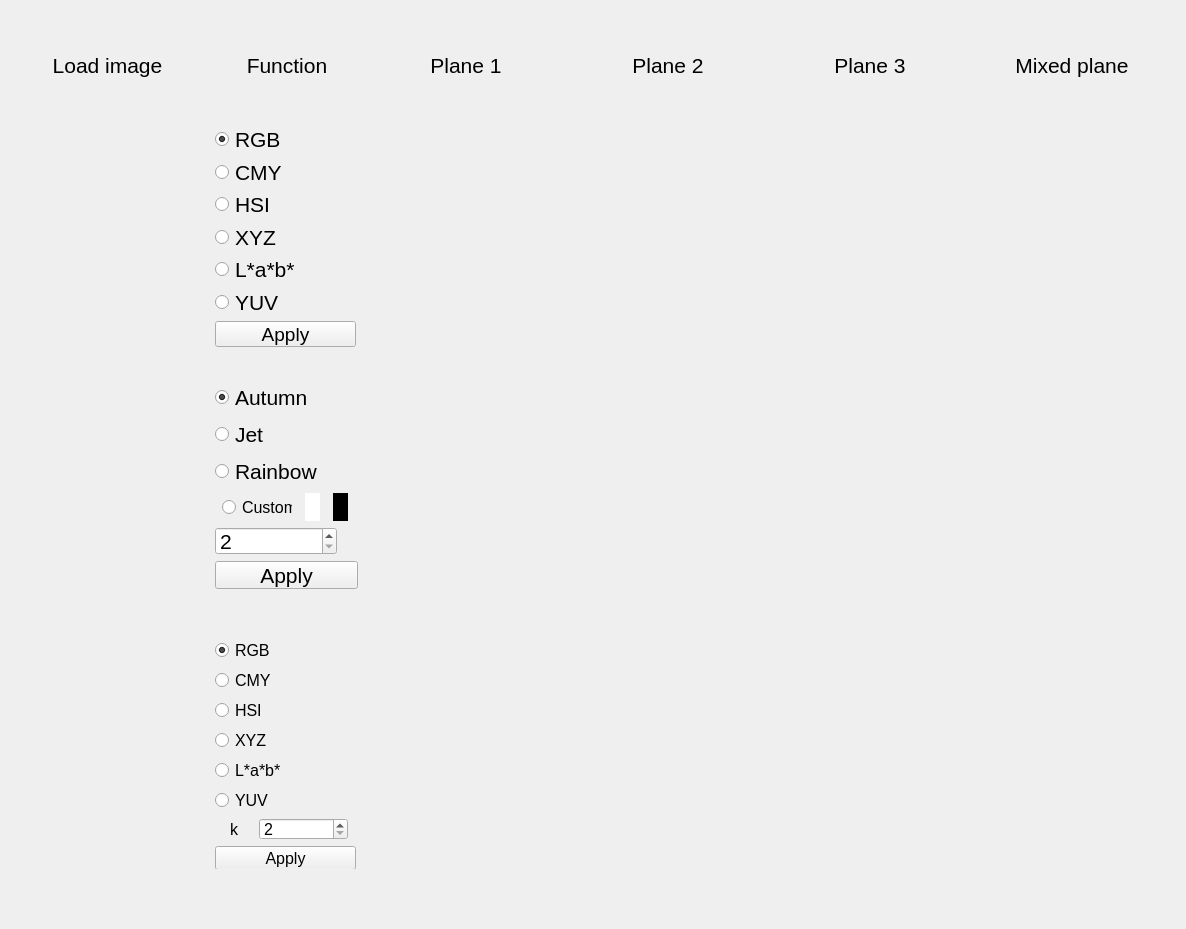
<?xml version="1.0" encoding="UTF-8"?>
<ui version="4.0">
 <class>MainWindow</class>
 <widget class="QMainWindow" name="MainWindow">
  <property name="geometry">
   <rect>
    <x>0</x>
    <y>0</y>
    <width>1186</width>
    <height>929</height>
   </rect>
  </property>
  <property name="windowTitle">
   <string>MainWindow</string>
  </property>
  <widget class="QWidget" name="centralwidget">
   <layout class="QVBoxLayout" name="verticalLayout_2">
    <item>
     <layout class="QVBoxLayout" name="verticalLayout">
      <item>
       <layout class="QHBoxLayout" name="horizontalLayout_3" stretch="0">
        <property name="sizeConstraint">
         <enum>QLayout::SetMinimumSize</enum>
        </property>
        <item>
         <widget class="QWidget" name="widget_6" native="true">
          <property name="sizePolicy">
           <sizepolicy hsizetype="Preferred" vsizetype="Preferred">
            <horstretch>0</horstretch>
            <verstretch>0</verstretch>
           </sizepolicy>
          </property>
          <property name="maximumSize">
           <size>
            <width>16777215</width>
            <height>80</height>
           </size>
          </property>
          <widget class="QWidget" name="layoutWidget">
           <property name="geometry">
            <rect>
             <x>0</x>
             <y>0</y>
             <width>1161</width>
             <height>51</height>
            </rect>
           </property>
           <layout class="QHBoxLayout" name="horizontalLayout_4">
            <item>
             <widget class="QLabel" name="label">
              <property name="maximumSize">
               <size>
                <width>200</width>
                <height>16777215</height>
               </size>
              </property>
              <property name="font">
               <font>
                <family>Arial</family>
                <pointsize>16</pointsize>
               </font>
              </property>
              <property name="text">
               <string>Load image</string>
              </property>
              <property name="alignment">
               <set>Qt::AlignCenter</set>
              </property>
             </widget>
            </item>
            <item>
             <widget class="QLabel" name="label_2">
              <property name="maximumSize">
               <size>
                <width>150</width>
                <height>16777215</height>
               </size>
              </property>
              <property name="font">
               <font>
                <family>Arial</family>
                <pointsize>16</pointsize>
               </font>
              </property>
              <property name="text">
               <string>Function</string>
              </property>
              <property name="alignment">
               <set>Qt::AlignCenter</set>
              </property>
             </widget>
            </item>
            <item>
             <widget class="QLabel" name="plane_1_label">
              <property name="maximumSize">
               <size>
                <width>196</width>
                <height>16777215</height>
               </size>
              </property>
              <property name="font">
               <font>
                <family>Arial</family>
                <pointsize>16</pointsize>
               </font>
              </property>
              <property name="text">
               <string>Plane 1</string>
              </property>
              <property name="alignment">
               <set>Qt::AlignCenter</set>
              </property>
             </widget>
            </item>
            <item>
             <widget class="QLabel" name="plane_2_label">
              <property name="maximumSize">
               <size>
                <width>196</width>
                <height>16777215</height>
               </size>
              </property>
              <property name="font">
               <font>
                <family>Arial</family>
                <pointsize>16</pointsize>
               </font>
              </property>
              <property name="text">
               <string>Plane 2</string>
              </property>
              <property name="alignment">
               <set>Qt::AlignCenter</set>
              </property>
             </widget>
            </item>
            <item>
             <widget class="QLabel" name="plane_3_label">
              <property name="maximumSize">
               <size>
                <width>196</width>
                <height>16777215</height>
               </size>
              </property>
              <property name="font">
               <font>
                <family>Arial</family>
                <pointsize>16</pointsize>
               </font>
              </property>
              <property name="text">
               <string>Plane 3</string>
              </property>
              <property name="alignment">
               <set>Qt::AlignCenter</set>
              </property>
             </widget>
            </item>
            <item>
             <widget class="QLabel" name="mixed_plane_label">
              <property name="maximumSize">
               <size>
                <width>196</width>
                <height>16777215</height>
               </size>
              </property>
              <property name="font">
               <font>
                <family>Arial</family>
                <pointsize>16</pointsize>
               </font>
              </property>
              <property name="text">
               <string>Mixed plane</string>
              </property>
              <property name="alignment">
               <set>Qt::AlignCenter</set>
              </property>
             </widget>
            </item>
           </layout>
          </widget>
         </widget>
        </item>
       </layout>
      </item>
      <item>
       <layout class="QHBoxLayout" name="horizontalLayout">
        <item>
         <widget class="MplCanvas" name="raw" native="true">
          <property name="sizePolicy">
           <sizepolicy hsizetype="Preferred" vsizetype="Preferred">
            <horstretch>0</horstretch>
            <verstretch>0</verstretch>
           </sizepolicy>
          </property>
          <property name="maximumSize">
           <size>
            <width>200</width>
            <height>250</height>
           </size>
          </property>
          <property name="cursor">
           <cursorShape>PointingHandCursor</cursorShape>
          </property>
         </widget>
        </item>
        <item>
         <widget class="QWidget" name="widget_4" native="true">
          <property name="maximumSize">
           <size>
            <width>149</width>
            <height>250</height>
           </size>
          </property>
          <widget class="QWidget" name="layoutWidget">
           <property name="geometry">
            <rect>
             <x>0</x>
             <y>0</y>
             <width>141</width>
             <height>221</height>
            </rect>
           </property>
           <layout class="QVBoxLayout" name="verticalLayout_3">
            <item>
             <widget class="QRadioButton" name="rgbBtn">
              <property name="font">
               <font>
                <family>Arial</family>
                <pointsize>16</pointsize>
               </font>
              </property>
              <property name="text">
               <string>RGB</string>
              </property>
              <property name="checked">
               <bool>true</bool>
              </property>
              <attribute name="buttonGroup">
               <string notr="true">plane_btns</string>
              </attribute>
             </widget>
            </item>
            <item>
             <widget class="QRadioButton" name="cmyBtn">
              <property name="font">
               <font>
                <family>Arial</family>
                <pointsize>16</pointsize>
               </font>
              </property>
              <property name="text">
               <string>CMY</string>
              </property>
              <attribute name="buttonGroup">
               <string notr="true">plane_btns</string>
              </attribute>
             </widget>
            </item>
            <item>
             <widget class="QRadioButton" name="hsiBtn">
              <property name="font">
               <font>
                <family>Arial</family>
                <pointsize>16</pointsize>
               </font>
              </property>
              <property name="text">
               <string>HSI</string>
              </property>
              <attribute name="buttonGroup">
               <string notr="true">plane_btns</string>
              </attribute>
             </widget>
            </item>
            <item>
             <widget class="QRadioButton" name="xyzBtn">
              <property name="font">
               <font>
                <family>Arial</family>
                <pointsize>16</pointsize>
               </font>
              </property>
              <property name="text">
               <string>XYZ</string>
              </property>
              <attribute name="buttonGroup">
               <string notr="true">plane_btns</string>
              </attribute>
             </widget>
            </item>
            <item>
             <widget class="QRadioButton" name="labBtn">
              <property name="font">
               <font>
                <family>Arial</family>
                <pointsize>16</pointsize>
               </font>
              </property>
              <property name="text">
               <string>L*a*b*</string>
              </property>
              <attribute name="buttonGroup">
               <string notr="true">plane_btns</string>
              </attribute>
             </widget>
            </item>
            <item>
             <widget class="QRadioButton" name="yuvBtn">
              <property name="font">
               <font>
                <family>Arial</family>
                <pointsize>16</pointsize>
               </font>
              </property>
              <property name="text">
               <string>YUV</string>
              </property>
              <attribute name="buttonGroup">
               <string notr="true">plane_btns</string>
              </attribute>
             </widget>
            </item>
            <item>
             <widget class="QPushButton" name="apply_1">
              <property name="font">
               <font>
                <family>Arial</family>
                <pointsize>14</pointsize>
               </font>
              </property>
              <property name="text">
               <string>Apply</string>
              </property>
             </widget>
            </item>
           </layout>
          </widget>
         </widget>
        </item>
        <item>
         <widget class="MplCanvas" name="plane1" native="true">
          <property name="sizePolicy">
           <sizepolicy hsizetype="Preferred" vsizetype="Preferred">
            <horstretch>0</horstretch>
            <verstretch>0</verstretch>
           </sizepolicy>
          </property>
          <property name="maximumSize">
           <size>
            <width>196</width>
            <height>250</height>
           </size>
          </property>
          <property name="cursor">
           <cursorShape>PointingHandCursor</cursorShape>
          </property>
         </widget>
        </item>
        <item>
         <widget class="MplCanvas" name="plane2" native="true">
          <property name="sizePolicy">
           <sizepolicy hsizetype="Preferred" vsizetype="Preferred">
            <horstretch>0</horstretch>
            <verstretch>0</verstretch>
           </sizepolicy>
          </property>
          <property name="maximumSize">
           <size>
            <width>196</width>
            <height>250</height>
           </size>
          </property>
          <property name="cursor">
           <cursorShape>PointingHandCursor</cursorShape>
          </property>
         </widget>
        </item>
        <item>
         <widget class="MplCanvas" name="plane3" native="true">
          <property name="sizePolicy">
           <sizepolicy hsizetype="Preferred" vsizetype="Preferred">
            <horstretch>0</horstretch>
            <verstretch>0</verstretch>
           </sizepolicy>
          </property>
          <property name="maximumSize">
           <size>
            <width>196</width>
            <height>250</height>
           </size>
          </property>
          <property name="cursor">
           <cursorShape>PointingHandCursor</cursorShape>
          </property>
         </widget>
        </item>
        <item>
         <widget class="MplCanvas" name="mixed_plane" native="true">
          <property name="sizePolicy">
           <sizepolicy hsizetype="Preferred" vsizetype="Preferred">
            <horstretch>0</horstretch>
            <verstretch>0</verstretch>
           </sizepolicy>
          </property>
          <property name="maximumSize">
           <size>
            <width>196</width>
            <height>250</height>
           </size>
          </property>
          <property name="cursor">
           <cursorShape>PointingHandCursor</cursorShape>
          </property>
         </widget>
        </item>
       </layout>
      </item>
      <item>
       <layout class="QHBoxLayout" name="horizontalLayout_8">
        <item>
         <widget class="MplCanvas" name="pseudo_processed" native="true">
          <property name="maximumSize">
           <size>
            <width>200</width>
            <height>250</height>
           </size>
          </property>
         </widget>
        </item>
        <item>
         <widget class="QWidget" name="widget_7" native="true">
          <property name="maximumSize">
           <size>
            <width>150</width>
            <height>16777215</height>
           </size>
          </property>
          <widget class="QWidget" name="layoutWidget_3">
           <property name="geometry">
            <rect>
             <x>0</x>
             <y>0</y>
             <width>143</width>
             <height>211</height>
            </rect>
           </property>
           <layout class="QVBoxLayout" name="verticalLayout_5">
            <item>
             <widget class="QRadioButton" name="autumn">
              <property name="font">
               <font>
                <family>Arial</family>
                <pointsize>16</pointsize>
               </font>
              </property>
              <property name="text">
               <string>Autumn</string>
              </property>
              <property name="checked">
               <bool>true</bool>
              </property>
              <attribute name="buttonGroup">
               <string notr="true">pseudo_group</string>
              </attribute>
             </widget>
            </item>
            <item>
             <widget class="QRadioButton" name="jet">
              <property name="font">
               <font>
                <family>Arial</family>
                <pointsize>16</pointsize>
               </font>
              </property>
              <property name="text">
               <string>Jet</string>
              </property>
              <attribute name="buttonGroup">
               <string notr="true">pseudo_group</string>
              </attribute>
             </widget>
            </item>
            <item>
             <widget class="QRadioButton" name="rainbow">
              <property name="font">
               <font>
                <family>Arial</family>
                <pointsize>16</pointsize>
               </font>
              </property>
              <property name="text">
               <string>Rainbow</string>
              </property>
              <attribute name="buttonGroup">
               <string notr="true">pseudo_group</string>
              </attribute>
             </widget>
            </item>
            <item>
             <layout class="QHBoxLayout" name="horizontalLayout_5">
              <item>
               <widget class="QRadioButton" name="radioButton">
                <property name="sizePolicy">
                 <sizepolicy hsizetype="Preferred" vsizetype="Preferred">
                  <horstretch>0</horstretch>
                  <verstretch>0</verstretch>
                 </sizepolicy>
                </property>
                <property name="maximumSize">
                 <size>
                  <width>70</width>
                  <height>28</height>
                 </size>
                </property>
                <property name="font">
                 <font>
                  <family>Arial</family>
                  <pointsize>12</pointsize>
                 </font>
                </property>
                <property name="text">
                 <string>Custom</string>
                </property>
                <attribute name="buttonGroup">
                 <string notr="true">pseudo_group</string>
                </attribute>
               </widget>
              </item>
              <item>
               <widget class="QWidget" name="color_widget_1" native="true">
                <property name="maximumSize">
                 <size>
                  <width>15</width>
                  <height>28</height>
                 </size>
                </property>
                <property name="styleSheet">
                 <string notr="true">background-color: rgb(255, 255, 255);</string>
                </property>
               </widget>
              </item>
              <item>
               <widget class="QWidget" name="color_widget_2" native="true">
                <property name="maximumSize">
                 <size>
                  <width>15</width>
                  <height>28</height>
                 </size>
                </property>
                <property name="styleSheet">
                 <string notr="true">background-color: rgb(0, 0, 0);</string>
                </property>
               </widget>
              </item>
             </layout>
            </item>
            <item>
             <widget class="QSpinBox" name="c_level">
              <property name="maximumSize">
               <size>
                <width>122</width>
                <height>28</height>
               </size>
              </property>
              <property name="font">
               <font>
                <family>Arial</family>
                <pointsize>16</pointsize>
               </font>
              </property>
              <property name="minimum">
               <number>2</number>
              </property>
              <property name="maximum">
               <number>5</number>
              </property>
              <property name="value">
               <number>2</number>
              </property>
             </widget>
            </item>
            <item>
             <widget class="QPushButton" name="apply_2">
              <property name="maximumSize">
               <size>
                <width>16777215</width>
                <height>28</height>
               </size>
              </property>
              <property name="font">
               <font>
                <family>Arial</family>
                <pointsize>16</pointsize>
               </font>
              </property>
              <property name="text">
               <string>Apply</string>
              </property>
             </widget>
            </item>
           </layout>
          </widget>
         </widget>
        </item>
        <item>
         <widget class="MplCanvas" name="pseudo1" native="true">
          <property name="maximumSize">
           <size>
            <width>196</width>
            <height>250</height>
           </size>
          </property>
         </widget>
        </item>
        <item>
         <widget class="MplCanvas" name="pseudo2" native="true">
          <property name="maximumSize">
           <size>
            <width>196</width>
            <height>250</height>
           </size>
          </property>
         </widget>
        </item>
        <item>
         <widget class="MplCanvas" name="pseudo3" native="true">
          <property name="maximumSize">
           <size>
            <width>196</width>
            <height>250</height>
           </size>
          </property>
         </widget>
        </item>
        <item>
         <widget class="MplCanvas" name="mixed_pseudo" native="true">
          <property name="maximumSize">
           <size>
            <width>196</width>
            <height>250</height>
           </size>
          </property>
         </widget>
        </item>
       </layout>
      </item>
      <item>
       <layout class="QHBoxLayout" name="horizontalLayout_2">
        <item>
         <widget class="MplCanvas" name="kmeans_processed" native="true">
          <property name="maximumSize">
           <size>
            <width>200</width>
            <height>250</height>
           </size>
          </property>
         </widget>
        </item>
        <item>
         <widget class="QWidget" name="widget_3" native="true">
          <property name="maximumSize">
           <size>
            <width>150</width>
            <height>16777215</height>
           </size>
          </property>
          <widget class="QWidget" name="layoutWidget_2">
           <property name="geometry">
            <rect>
             <x>0</x>
             <y>0</y>
             <width>141</width>
             <height>231</height>
            </rect>
           </property>
           <layout class="QVBoxLayout" name="verticalLayout_4">
            <item>
             <widget class="QRadioButton" name="rgbBtn_3">
              <property name="font">
               <font>
                <family>Arial</family>
                <pointsize>12</pointsize>
               </font>
              </property>
              <property name="text">
               <string>RGB</string>
              </property>
              <property name="checked">
               <bool>true</bool>
              </property>
              <attribute name="buttonGroup">
               <string notr="true">btns_2</string>
              </attribute>
             </widget>
            </item>
            <item>
             <widget class="QRadioButton" name="cmyBtn_3">
              <property name="font">
               <font>
                <family>Arial</family>
                <pointsize>12</pointsize>
               </font>
              </property>
              <property name="text">
               <string>CMY</string>
              </property>
              <attribute name="buttonGroup">
               <string notr="true">btns_2</string>
              </attribute>
             </widget>
            </item>
            <item>
             <widget class="QRadioButton" name="hsiBtn_3">
              <property name="font">
               <font>
                <family>Arial</family>
                <pointsize>12</pointsize>
               </font>
              </property>
              <property name="text">
               <string>HSI</string>
              </property>
              <attribute name="buttonGroup">
               <string notr="true">btns_2</string>
              </attribute>
             </widget>
            </item>
            <item>
             <widget class="QRadioButton" name="xyzBtn_3">
              <property name="font">
               <font>
                <family>Arial</family>
                <pointsize>12</pointsize>
               </font>
              </property>
              <property name="text">
               <string>XYZ</string>
              </property>
              <attribute name="buttonGroup">
               <string notr="true">btns_2</string>
              </attribute>
             </widget>
            </item>
            <item>
             <widget class="QRadioButton" name="labBtn_3">
              <property name="font">
               <font>
                <family>Arial</family>
                <pointsize>12</pointsize>
               </font>
              </property>
              <property name="text">
               <string>L*a*b*</string>
              </property>
              <attribute name="buttonGroup">
               <string notr="true">btns_2</string>
              </attribute>
             </widget>
            </item>
            <item>
             <widget class="QRadioButton" name="yuvBtn_3">
              <property name="font">
               <font>
                <family>Arial</family>
                <pointsize>12</pointsize>
               </font>
              </property>
              <property name="text">
               <string>YUV</string>
              </property>
              <attribute name="buttonGroup">
               <string notr="true">btns_2</string>
              </attribute>
             </widget>
            </item>
            <item>
             <layout class="QHBoxLayout" name="horizontalLayout_7">
              <item>
               <widget class="QLabel" name="label_8">
                <property name="maximumSize">
                 <size>
                  <width>22</width>
                  <height>22</height>
                 </size>
                </property>
                <property name="font">
                 <font>
                  <family>Arial</family>
                  <pointsize>12</pointsize>
                 </font>
                </property>
                <property name="text">
                 <string>k</string>
                </property>
                <property name="alignment">
                 <set>Qt::AlignCenter</set>
                </property>
               </widget>
              </item>
              <item>
               <widget class="QSpinBox" name="k_level">
                <property name="maximumSize">
                 <size>
                  <width>89</width>
                  <height>22</height>
                 </size>
                </property>
                <property name="font">
                 <font>
                  <family>Arial</family>
                  <pointsize>12</pointsize>
                 </font>
                </property>
                <property name="minimum">
                 <number>2</number>
                </property>
                <property name="maximum">
                 <number>5</number>
                </property>
                <property name="value">
                 <number>2</number>
                </property>
               </widget>
              </item>
             </layout>
            </item>
            <item>
             <widget class="QPushButton" name="apply_3">
              <property name="font">
               <font>
                <family>Arial</family>
                <pointsize>12</pointsize>
               </font>
              </property>
              <property name="text">
               <string>Apply</string>
              </property>
             </widget>
            </item>
           </layout>
          </widget>
         </widget>
        </item>
        <item>
         <widget class="MplCanvas" name="kplane1" native="true">
          <property name="maximumSize">
           <size>
            <width>196</width>
            <height>250</height>
           </size>
          </property>
         </widget>
        </item>
        <item>
         <widget class="MplCanvas" name="kplane2" native="true">
          <property name="maximumSize">
           <size>
            <width>196</width>
            <height>250</height>
           </size>
          </property>
         </widget>
        </item>
        <item>
         <widget class="MplCanvas" name="kplane3" native="true">
          <property name="maximumSize">
           <size>
            <width>196</width>
            <height>250</height>
           </size>
          </property>
         </widget>
        </item>
        <item>
         <widget class="MplCanvas" name="mixed_kplane" native="true">
          <property name="maximumSize">
           <size>
            <width>196</width>
            <height>250</height>
           </size>
          </property>
         </widget>
        </item>
       </layout>
      </item>
     </layout>
    </item>
   </layout>
  </widget>
 </widget>
 <customwidgets>
  <customwidget>
   <class>MplCanvas</class>
   <extends>QWidget</extends>
   <header>mplcanvas.h</header>
   <container>1</container>
  </customwidget>
 </customwidgets>
 <resources/>
 <connections/>
 <buttongroups>
  <buttongroup name="pseudo_group"/>
  <buttongroup name="btns_2"/>
  <buttongroup name="plane_btns"/>
 </buttongroups>
</ui>
